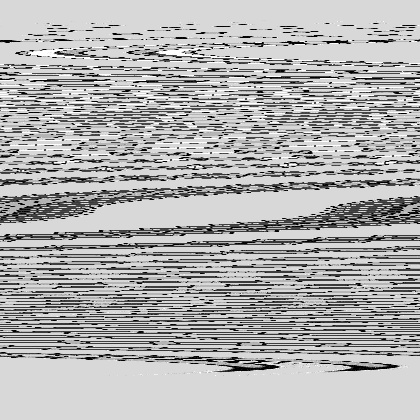
#> input picture seminar1/serpentine_bw.jpeg, 420 x 420 px, given in place of logo_fcb_resize.jpeg, which was not available
$ jupyter execute Lab1.ipynb   (text cells are left out)
#> lines starting #> are read from the running program, lines starting #| are printed output that depends on the picture; pictures that were not available may be replaced by others from this repository, and a replacement may not be noted
[cell 1]
class RGBto_YUV:
    def YUV_to_RGB(self, Y,U,V):
        B = round(1.163 * (Y -16) + 2.018 * (U - 128))
        G = round(1.164 * (Y - 16) - 0.813 * (V - 128) - 0.391 * (U - 128))
        R = round(1.164 * (Y - 16) + 1.596 * (V - 128))
        return(R, G, B)

    def RGB_to_YUV(self, R,G,B):
        Y = round(0.257 * R + 0.504 * G + 0.098 * B +16)
        U = round(-0.148 * R - 0.291 * G + 0.439 * B +128)
        V = round(0.439 * R - 0.368 * G - 0.071 * B +128)
        return(Y,U,V)

[cell 2]
Y, U, V = 100, 128, 128

# Convertir YUV a RGB
converter = RGBto_YUV()
R, G, B = converter.YUV_to_RGB(Y, U, V)
print(f"Valores RGB: R = {R}, G = {G}, B = {B}")

[cell 3]
# Convertir RGB a YUV
Y, U, V = converter.RGB_to_YUV(R, G, B)
print(f"Valores YUV: Y = {Y}, U = {U}, V = {V}")

[cell 4]
import subprocess
import os


def resize_image(input_image, output_image, width, height, quality = 28):

    command = ["ffmpeg","-y","-loglevel", "info","-i", input_image,"-vf", f"scale={width}:{height}"]

    if quality is not None:
        command.extend(["-q:v", str(quality)])

    command.append(output_image)
    try:
        result = subprocess.run(command, check=True, stdout=subprocess.PIPE, stderr=subprocess.PIPE, text=True)
        print(result.stdout)
        print(f"Resized image saved to {output_image}")
    except subprocess.CalledProcessError as e:
        print("Error ocurred while running FFmpeg", e.stderr)

[cell 5]
import numpy as np

matrix = np.arange(1, 65).reshape(8, 8)

def serpentine_matrix(matrix):
    result = [None] * 64
    n = matrix.shape[0]

    a = 0
    i = 0
    j = 0
    result[a] = matrix[i][j]  # First value

    while a < 63:
        #step 1: (one to the right)
        if j == n - 1:
            i += 1
        else:
            j += 1

        a += 1
        if a < 64:
            result[a] = matrix[i][j]

        #step 2: (Diagonal down to the left until reaching j = 0)
        while i + 1 < n and j - 1 >= 0 and a < 63:
            i += 1
            j -= 1
            a += 1
            result[a] = matrix[i][j]

        #step 3: (one down)
        if i == n - 1:
            j += 1
        else:
            i += 1

        a += 1
        if a < 64:
            result[a] = matrix[i][j]

        #step 4: (Diagonal up to the right until reaching i = 0)
        while j + 1 < n and i - 1 >= 0 and a < 63:
            i -= 1
            j += 1
            a += 1
            result[a] = matrix[i][j]
#> (the call stopped at in resize_image, `result = subprocess.run(command, check=True, stdout=subprocess.PIPE, s..`: subprocess is not available in this run)

    return result

# Obtener el recorrido zig-zag
zigzag_result = serpentine_matrix(matrix)

# Mostrar la matriz y el recorrido zig-zag
print("Matriz 8x8:")
print(matrix)
print("\nRecorrido Serpentine:")
print(zigzag_result)

[cell 6]
import numpy as np
import cv2
import subprocess

def load_image_bw(image_path):
    return cv2.imread(image_path, cv2.IMREAD_GRAYSCALE)
#> returned value is the input picture: shape (420, 420); min 0, max 255, mean 176.9
#> (printed output is left out)

def load_image_rgb(image_path):
    return cv2.imread(image_path)

def serpentine(matrix):
    n = matrix.shape[0]
#> n = 420
    result = [None] * (n * n)

    a = 0
    i = 0
    j = 0
    result[a] = matrix[i, j]  # First value

    while a < n * n - 1:
        #step 1: (one to the right)
        if j == n - 1:
            i += 1
        else:
            j += 1

        a += 1
        if a < n * n:
            result[a] = matrix[i, j]

        #step 2: (Diagonal down to the left until reaching j = 0)
        while i + 1 < n and j - 1 >= 0 and a < n * n - 1:
            i += 1
            j -= 1
            a += 1
            result[a] = matrix[i, j]

        #step 3: (one down)
        if i == n - 1:
            j += 1
        else:
            i += 1

        a += 1
        if a < n * n:
            result[a] = matrix[i, j]

        #step 4: (Diagonal up to the right until reaching i = 0)
        while j + 1 < n and i - 1 >= 0 and a < n * n - 1:
            i -= 1
            j += 1
            a += 1
            result[a] = matrix[i, j]
#> after the loop, a = 176399; i = 419; j = 419; result = 176400 items

    return result


# Inputs and Outputs
image = "/Users/isall/OneDrive/UNI/4_uni/1_trim_4/Audio/video_coding/seminar1/logo_fcb.jpeg"
input_image = "/Users/isall/OneDrive/UNI/4_uni/1_trim_4/Audio/video_coding/seminar1/logo_fcb_resize.jpeg"
resize_image(image, input_image, 420, 420, quality=28)
output_image_bw = "/Users/isall/OneDrive/UNI/4_uni/1_trim_4/Audio/video_coding/seminar1/serpentine_bw.jpeg"
output_image_rgb = "/Users/isall/OneDrive/UNI/4_uni/1_trim_4/Audio/video_coding/seminar1/serpentine_rgb.jpeg"

##################### Black and White case #####################################

#We load the resize image in BW
image_bw = load_image_bw(input_image)

if image_bw is None:
    print("Error loading the BW image")
else:
    # Print the matrix to then check it the convertion is done well.
    print("Original Matrix in Black and White:")
    print(image_bw)


# Check if it's a nxn matrix
if image_bw is None:
    print("Error loading the BW image")
else:
    assert image_bw.shape[0] == image_bw.shape[1], "The resize BW image is not nxn."

    serpentine_result_bw = serpentine(image_bw)
#> serpentine_result_bw = 176400 items

    print("Serpentine of image in Black and White:")
    print(serpentine_result_bw)
#> (printed output is left out)

    n = image_bw.shape[0]
#> n = 420
    serpentine_image_bw = np.array(serpentine_result_bw).reshape((n, n))
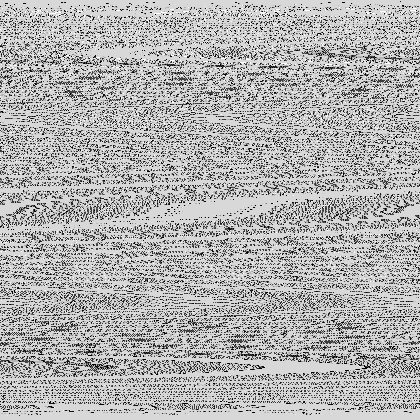
#> serpentine_image_bw: shape (420, 420); min 0, max 255, mean 176.9

    # Safe the output
    cv2.imwrite(output_image_bw, serpentine_image_bw)
    print(f"Output in BW safe in: {output_image_bw}")


############################# RGB CASE ############################
def serpentine_color(image):
    channels = cv2.split(image)  # Separate into B, G, and R channels
    serpentine_channels = []

    for idx, channel in enumerate(channels):
        serpentine_result = serpentine(channel)

        # Print serpentine result for each channel
        print(f"Serpentine traversal output for channel {idx}:")
        print(serpentine_result)

        n = channel.shape[0]
        serpentine_matrix = np.array(serpentine_result).reshape((n, n))
        serpentine_channels.append(serpentine_matrix)
#> this loop made 3 passes
#> after the loop, serpentine_channels = 3 items

    # Merge channels back into a color image
    serpentine_image_color = cv2.merge(serpentine_channels)
    return serpentine_image_color


#We load the resize image in BW
image_rgb = load_image_rgb(input_image)


if image_rgb is None:
    print("Error loading the image in rgb")
else:
    # Print the matrix to then check it the conversion is done well.
    print("Original Matrix rgb:")
    print(image_rgb)


if image_rgb is None:
    print("Error loading the image")
else:
    # Check image is nxn
    assert image_rgb.shape[0] == image_rgb.shape[1], "Input image rgb is not nxn."

    serpentine_result_rbg = serpentine_color(image_rgb)

    print("Output matrix of rgb image",serpentine_result_rbg)

    cv2.imwrite(output_image_rgb, serpentine_result_rbg)
    print(f"Serpentine image in rgb safe in: {output_image_rgb}")

[cell 7]
def compress_to_bw(input_image_path, output_image_path):
    try:
        subprocess.run([
            'ffmpeg', '-i', input_image_path,
            '-vf', 'format=gray',  # Convert to black and white
            '-compression_level', '10',  # Max compression for PNG (range 0-10)
            '-qscale:v', '31',  # Highest compression for JPEG (range 2-31)
            '-y', output_image_path
        ], check=True)

        print(f"Compressed and converted image saved at: {output_image_path}")

    except subprocess.CalledProcessError as e:
        print(f"FFMPEG failed with error: {e}")

[cell 8]
def encoding(byte_sequence):
    if not isinstance(byte_sequence, (bytes, bytearray)):
        raise ValueError("Input must be a bytes or bytearray object.")

    encoded_bytes = bytearray()
    i = 0

    while i < len(byte_sequence):
        count = 1
        current_byte = byte_sequence[i]
        j = i

        while j < len(byte_sequence) - 1:
            if byte_sequence[j] == byte_sequence[j + 1]:
                count += 1
                j += 1
            else:
                break

        encoded_bytes.append(count)
        encoded_bytes.append(current_byte)

        i = j + 1

    return bytes(encoded_bytes)

#example
input_bytes = bytes([0, 65, 65, 65, 66, 66, 66, 67, 67, 68, 65, 65])
encoded_result = encoding(input_bytes)
print(list(encoded_result))

[cell 9]
import numpy as np
from scipy.fftpack import dct, idct


class DCT:

    def encode_dct(self, input):
        return dct(input, type=2, norm='ortho')

    def decode_dct(self, input_inverse):
        return idct(input_inverse, type=2, norm='ortho')

# example:
if __name__ == "__main__":
    dct_processor = DCT()

    input = np.array([
        [52, 55, 61, 66, 70, 61, 64, 73],
        [63, 59, 66, 90, 109, 85, 69, 72],
        [62, 59, 68, 113, 144, 104, 66, 73],
        [63, 58, 71, 122, 154, 106, 70, 69],
    ])

    # DCT
    dct_encode = dct_processor.encode_dct(input)
    print("DCT Result:\n", dct_encode)

    # IDCT
    reconstructed_block = dct_processor.decode_dct(dct_encode)
    print("\nReconstructed Block:\n", reconstructed_block)

[cell 10]
#pip install PyWavelets

[cell 11]
import pywt
import numpy as np

class DWT:
    def __init__(self, wavelet='db2', mode='smooth'):
        self.wavelet = wavelet  # db1: simplest wavelet. db2:used for more complex transformations
        self.mode = mode        # boundary handling. smooth: smooth continuity at the boundaries. periodic: periodic data

    def encode_dwt(self, input_signal):

        cA, cD = pywt.dwt(input_signal, self.wavelet, self.mode)
        return cA, cD

    def decode_dwt(self, cA, cD):

        return pywt.idwt(cA, cD, self.wavelet, self.mode)

# example
if __name__ == "__main__":

    wavelet_processor = DWT(wavelet='db2', mode='smooth')

    input_signal = [1, 2, 3, 4, 5, 6]

    cA, cD = wavelet_processor.encode_dwt(input_signal)
    print("Approximation coefficients (cA):", cA)
    print("Detail coefficients (cD):", cD)

    reconstructed_signal = wavelet_processor.decode_dwt(cA, cD)
    print("\nReconstructed Signal:", reconstructed_signal)

[cell 12]
import unittest
from unittest.mock import patch, MagicMock

class TestRGBtoYUV(unittest.TestCase):
    def test_YUV_to_RGB(self):
        yuv_converter = RGBto_YUV()
        R, G, B = yuv_converter.YUV_to_RGB(16, 128, 128)
        self.assertEqual((R, G, B), (0, 0, 0), "YUV to RGB conversion for (16,128,128) should be (0,0,0)")

    def test_RGB_to_YUV(self):
        yuv_converter = RGBto_YUV()
        Y, U, V = yuv_converter.RGB_to_YUV(0, 0, 0)
        self.assertEqual((Y, U, V), (16, 128, 128), "RGB to YUV conversion for (0,0,0) should be (16,128,128)")

class TestResizeImage(unittest.TestCase):
    def test_resize_image_success(self):
        input_image = "/Users/isall/OneDrive/UNI/4_uni/1_trim_4/Audio/video_coding/seminar1/logo_fcb_1.jpg"
        output_image = "/Users/isall/OneDrive/UNI/4_uni/1_trim_4/Audio/video_coding/seminar1/resized_image.jpg"
        width = 320
        height = 240
        quality = 28

        # Llamar a la función sin "mock"
        resize_image(input_image, output_image, width, height, quality)
#> (the call stopped at in resize_image, `result = subprocess.run(command, check=True, stdout=subprocess.PIPE, s..`: subprocess is not available in this run)

        # Verificar si el archivo se creó
        import os
        self.assertTrue(os.path.exists(output_image), "El archivo de salida no se creó correctamente")


class TestSerpentine(unittest.TestCase):

    def setUp(self):
        # Input image
        self.image = "/Users/isall/OneDrive/UNI/4_uni/1_trim_4/Audio/video_coding/seminar1/logo_fcb.jpeg"
        self.input_image = "/Users/isall/OneDrive/UNI/4_uni/1_trim_4/Audio/video_coding/seminar1/logo_fcb_resize_serpentine.jpeg"
        resize_image(image, input_image, 8, 8, quality=28) #We resize it, to obtain a nxn matrix.
#> (the call stopped at in resize_image, `result = subprocess.run(command, check=True, stdout=subprocess.PIPE, s..`: subprocess is not available in this run)

    def test_serpentine_bw(self):

        image_bw = cv2.imread(self.input_image, cv2.IMREAD_GRAYSCALE)
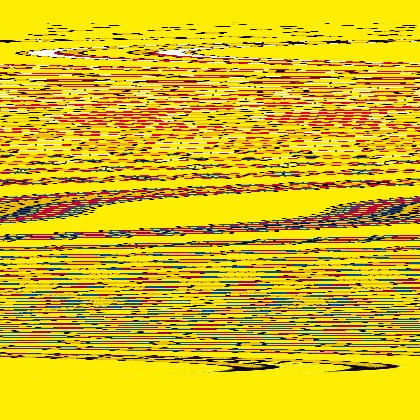
#> input picture seminar1/serpentine_rgb.jpeg, 420 x 420 px, given in place of logo_fcb_resize_serpentine.jpeg, which was not available
#> image_bw: shape (420, 420); min 0, max 255, mean 177.1

        # Check if we have load correctly the image
        self.assertIsNotNone(image_bw, "Failed to load the image in BW")

        # Check if the image is (nxn)
        self.assertEqual(image_bw.shape[0], image_bw.shape[1], "The BW image is not nxn")

        # Print matrix image
        print("Original Matrix in BW:")
        print(image_bw)

        # We apply the function
        serpentine_result = serpentine(image_bw)
#> serpentine_result = 176400 items
#> (the call stopped at in resize_image, `result = subprocess.run(command, check=True, stdout=subprocess.PIPE, s..`: subprocess is not available in this run)

        # print of the result
        print("Matrix after serpentine in BW:")
        print(serpentine_result)

        # Check if the result is correct.
        self.assertEqual(len(serpentine_result), image_bw.size, "Serpentine result has incorrect size")

    def test_serpentine_color(self):

        image_rgb = cv2.imread(self.input_image)
#> image_rgb is the input picture: shape (420, 420, 3); mean B, G, R 32, 185.8, 214.6

        # Check if we have load correctly the image
        self.assertIsNotNone(image_rgb, "Failed to load the RGB image")

        # Check if the image is (nxn)
        self.assertEqual(image_rgb.shape[0], image_rgb.shape[1], "The RGB image is not nxn")

        # Print matrix image
        print("Original Matrix in RGB:")
        print(image_rgb)

        # We apply the function
        serpentine_result = serpentine_color(image_rgb)
#> the loop in serpentine_color (call 2), `for idx, channel in enumerate(channels):` made 3 passes
#> pass 1, in serpentine_color (call 2), `serpentine_matrix = np.array(serpentine_result).reshape((n, n))`:
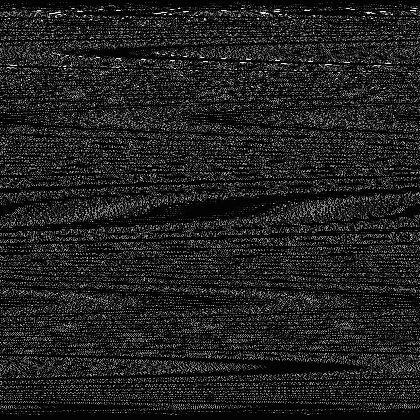
#> serpentine_matrix: shape (420, 420); min 0, max 255, mean 32
#> pass 2, in serpentine_color (call 2), `serpentine_matrix = np.array(serpentine_result).reshape((n, n))`:
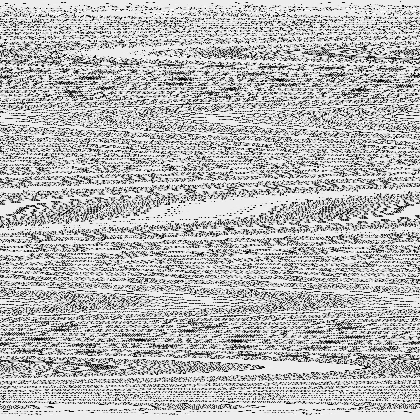
#> serpentine_matrix: shape (420, 420); min 0, max 255, mean 185.8
#> pass 3, in serpentine_color (call 2), `serpentine_matrix = np.array(serpentine_result).reshape((n, n))`:
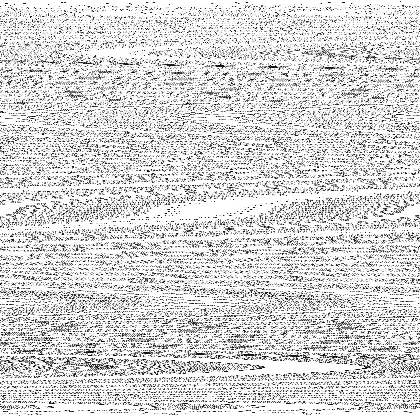
#> serpentine_matrix: shape (420, 420); min 0, max 255, mean 214.6
#> in serpentine_color (call 2), `serpentine_image_color = cv2.merge(serpentine_channels)`:
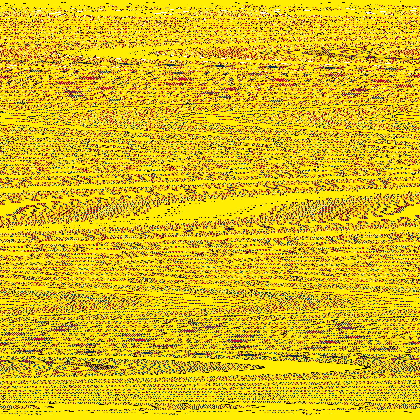
#> serpentine_image_color: shape (420, 420, 3); mean of channels 0, 1, 2 32, 185.8, 214.6; drawn as B, G, R

        # print of the result
        print("Matrix after serpentine in RGB:")
        print(serpentine_result)

        # Check if the result is correct.
        self.assertEqual(serpentine_result.shape, image_rgb.shape, "The serpentine color result has incorrect size")

        # Check if the 3 channels are correctly transformed
        red_channel, green_channel, blue_channel = cv2.split(serpentine_result)

        # Check if each channel has the same size as the original image
        self.assertEqual(red_channel.shape, image_rgb.shape[:2], "Red channel size mismatch")
        self.assertEqual(green_channel.shape, image_rgb.shape[:2], "Green channel size mismatch")
        self.assertEqual(blue_channel.shape, image_rgb.shape[:2], "Blue channel size mismatch")

class TestCompressToBW(unittest.TestCase):

    def test_compress_to_bw_success(self):
        # Define the paths (you can use actual image paths for testing)
        input_image_path = "/Users/isall/OneDrive/UNI/4_uni/1_trim_4/Audio/video_coding/seminar1/logo_fcb.jpeg"
        output_image_path =  "/Users/isall/OneDrive/UNI/4_uni/1_trim_4/Audio/video_coding/seminar1/output_image_compressed.jpeg"

        # Ensure the output path doesn't exist before running the test
        if os.path.exists(output_image_path):
            os.remove(output_image_path)

        # Call the function
        compress_to_bw(input_image_path, output_image_path)

        # Check if the output image was created
        self.assertTrue(os.path.exists(output_image_path), "Output image was not created")


# Ejecuta las pruebas
if __name__ == '__main__':
    unittest.main(argv=['first-arg-is-ignored'], exit=False)

[cell 13]
class TestEncoding(unittest.TestCase):
    def test_encoding(self):
        input_bytes = bytes([0, 65, 65, 65, 66, 66, 66, 67, 67, 68, 65, 65])
        encoded = encoding(input_bytes)
        self.assertEqual(list(encoded), [1, 0, 3, 65, 3, 66, 2, 67, 1, 68, 2, 65])

    def test_encoding_non_bytes_input(self):
        with self.assertRaises(ValueError):
            encoding([1, 2, 3])  # Input that is not a byte sequence

class TestDCT(unittest.TestCase):
    def setUp(self):
        self.dct_processor = DCT()
        self.input_block = np.array([
            [52, 55, 61, 66, 70, 61, 64, 73],
            [63, 59, 66, 90, 109, 85, 69, 72],
            [62, 59, 68, 113, 144, 104, 66, 73],
            [63, 58, 71, 122, 154, 106, 70, 69],
            [67, 61, 68, 104, 126, 88, 68, 70],
            [79, 65, 60, 70, 77, 68, 58, 75],
            [85, 71, 64, 59, 55, 61, 65, 83],
            [87, 79, 69, 68, 65, 76, 78, 94]
        ])

    def test_encode_dct(self):
        dct_result = self.dct_processor.encode_dct(self.input_block)
        self.assertIsNotNone(dct_result)  # Ensure result is not None

    def test_decode_dct(self):
        dct_result = self.dct_processor.encode_dct(self.input_block)
        reconstructed = self.dct_processor.decode_dct(dct_result)
        np.testing.assert_array_almost_equal(self.input_block, reconstructed, decimal=0)

class TestDWT(unittest.TestCase):
    def setUp(self):
        self.wavelet_processor = DWT(wavelet='db2', mode='smooth')
        self.input_signal = [1, 2, 3, 4, 5, 6]

    def test_encode_dwt(self):
        cA, cD = self.wavelet_processor.encode_dwt(self.input_signal)
        self.assertIsNotNone(cA)
        self.assertIsNotNone(cD)

    def test_decode_dwt(self):
        cA, cD = self.wavelet_processor.encode_dwt(self.input_signal)
        reconstructed_signal = self.wavelet_processor.decode_dwt(cA, cD)
        np.testing.assert_array_almost_equal(self.input_signal, reconstructed_signal, decimal=1)

if __name__ == "__main__":
    unittest.main(argv=['first-arg-is-ignored'], exit=False)
#> (the call stopped at in resize_image, `result = subprocess.run(command, check=True, stdout=subprocess.PIPE, s..`: subprocess is not available in this run)
#> (the call stopped at in resize_image, `result = subprocess.run(command, check=True, stdout=subprocess.PIPE, s..`: subprocess is not available in this run)
#> (the call stopped at in resize_image, `result = subprocess.run(command, check=True, stdout=subprocess.PIPE, s..`: subprocess is not available in this run)
